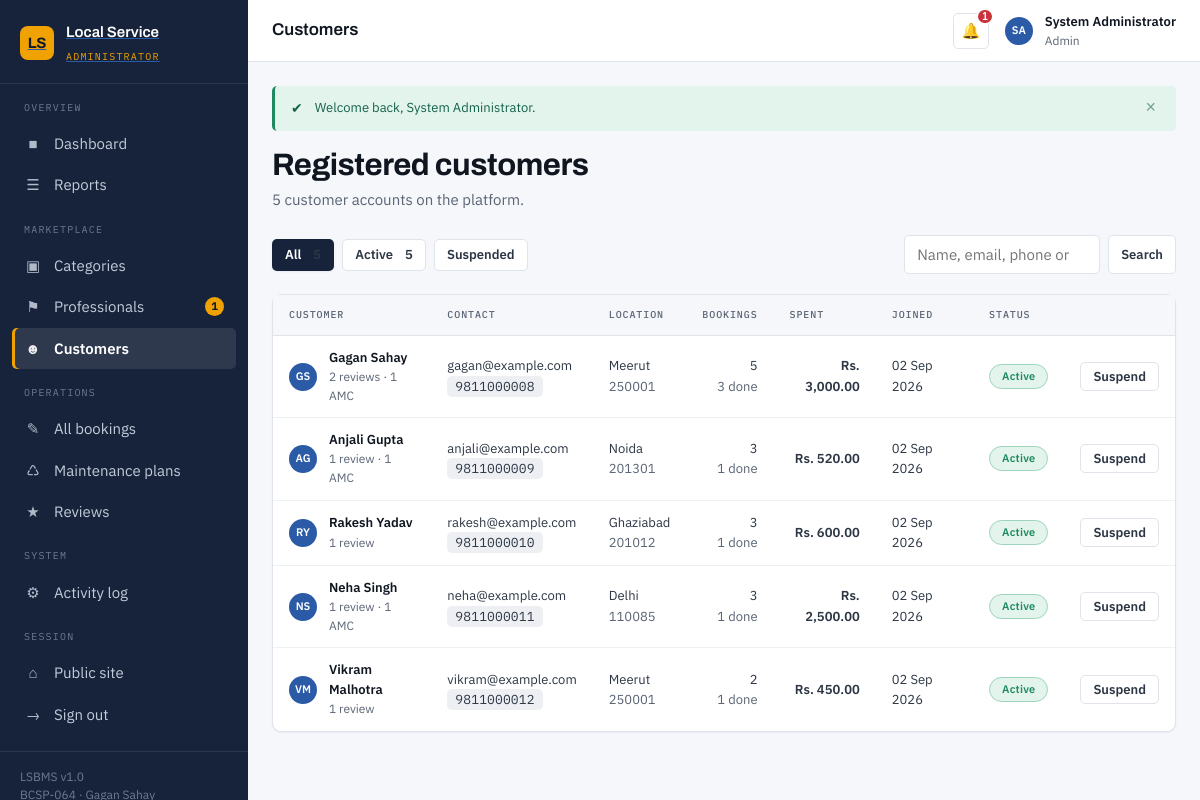
The page /admin/users.php (signed in) on the database its author committed.
### tables this page shows
CREATE TABLE users (
    user_id        INT UNSIGNED  NOT NULL AUTO_INCREMENT,
    full_name      VARCHAR(100)  NOT NULL,
    email          VARCHAR(150)  NOT NULL,
    password_hash  VARCHAR(255)  NOT NULL  COMMENT 'bcrypt output of password_hash(); never plaintext',
    phone          VARCHAR(15)   NOT NULL,
    address        VARCHAR(255)      NULL,
    city           VARCHAR(60)       NULL,
    pincode        VARCHAR(6)        NULL,
    profile_photo  VARCHAR(255)      NULL  COMMENT 'Relative path under assets/uploads/',
    role           ENUM('customer','provider','admin') NOT NULL DEFAULT 'customer',
    status         ENUM('active','suspended')          NOT NULL DEFAULT 'active',
    created_at     DATETIME      NOT NULL DEFAULT CURRENT_TIMESTAMP,
    updated_at     DATETIME      NOT NULL DEFAULT CURRENT_TIMESTAMP ON UPDATE CURRENT_TIMESTAMP,

    PRIMARY KEY (user_id),
    UNIQUE  KEY uq_users_email (email),
    KEY     idx_users_role     (role),
    KEY     idx_users_city     (city)
);

### admin/users.php (the view, shortened to what this page needs)
<?php
$pdo = db();
$filter  = get('status', 'all');
$keyword = get('q');
$tabs = ['all' => 'All', 'active' => 'Active', 'suspended' => 'Suspended'];
$where  = ["u.role = 'customer'"];
$params = [];
$whereSql = 'WHERE ' . implode(' AND ', $where);
$counts = ['all' => 0];
foreach ($pdo->query(
    "SELECT status, COUNT(*) AS n FROM users WHERE role = 'customer' GROUP BY status"
)->fetchAll() as $row) {
    $counts[$row['status']] = (int) $row['n'];
    $counts['all'] += (int) $row['n'];
}
$page       = max(1, get_int('page', 1));
$countStmt  = $pdo->prepare("SELECT COUNT(*) FROM users u $whereSql");
$countStmt->execute($params);
$totalRows  = (int) $countStmt->fetchColumn();
$totalPages = (int) ceil($totalRows / RECORDS_PER_PAGE);
$page       = $totalPages > 0 ? min($page, $totalPages) : 1;
$offset     = ($page - 1) * RECORDS_PER_PAGE;
$sql = "SELECT u.*,
               (SELECT COUNT(*) FROM bookings b WHERE b.user_id = u.user_id) AS bookings,
               (SELECT COUNT(*) FROM bookings b WHERE b.user_id = u.user_id
                  AND b.status = 'completed')                                AS completed,
               (SELECT COALESCE(SUM(b.final_cost), 0) FROM bookings b
                 WHERE b.user_id = u.user_id AND b.status = 'completed')     AS spent,
               (SELECT COUNT(*) FROM maintenance_contracts mc
                 WHERE mc.user_id = u.user_id AND mc.status = 'active')      AS contracts,
               (SELECT COUNT(*) FROM feedback f WHERE f.user_id = u.user_id) AS reviews
          FROM users u
          $whereSql
         ORDER BY u.created_at DESC
         LIMIT " . (int) RECORDS_PER_PAGE . " OFFSET " . (int) $offset;
$stmt = $pdo->prepare($sql);
$stmt->execute($params);
$customers = $stmt->fetchAll();
include __DIR__ . '/../includes/header.php';
?>
<div style="display:flex;gap:var(--sp-3);flex-wrap:wrap;align-items:center;margin-bottom:var(--sp-5)">
    <div class="btn-row">
        <?php foreach ($tabs as $key => $label): ?>
            <a class="btn <?= $filter === $key ? 'btn--primary' : 'btn--outline' ?> btn--sm"
               href="users.php?status=<?= e($key) ?>">
                <?= e($label) ?>
                <?php if (!empty($counts[$key])): ?>
                    <span class="ref" style="background:none;padding:0 0 0 4px"><?= (int) $counts[$key] ?></span>
                <?php endif; ?>
            </a>
        <?php endforeach; ?>
    </div>
    <form method="get" action="users.php" style="display:flex;gap:var(--sp-2);margin-left:auto">
        <input class="input" type="search" name="q" value="<?= e($keyword) ?>"
               placeholder="Name, email, phone or city" style="max-width:260px">
        <button class="btn btn--outline btn--sm" type="submit">Search</button>
    </form>
</div>
<?php if (!$customers): ?>
    <div class="card">
        <div class="empty">
            <div class="empty__icon" aria-hidden="true">&#9787;</div>
            <h3>No customers match</h3>
            <p>Try a different tab, or clear the search.</p>
            <a class="btn btn--primary" href="users.php">Show all</a>
        </div>
    </div>
<?php else: ?>
    <section class="card">
        <div class="card__body card__body--flush">
            <div class="table-wrap">
                <table class="table">
                    <thead>
                        <tr>
                            <th>Customer</th><th>Contact</th><th>Location</th>
                            <th class="text-right">Bookings</th><th class="text-right">Spent</th>
                            <th>Joined</th><th>Status</th><th></th>
                        </tr>
                    </thead>
                    <tbody>
                    <?php foreach ($customers as $c): ?>
                        <tr>
                            <td>
                                <div class="person">
                                    <span class="avatar avatar--sm" aria-hidden="true"><?= e(initials($c['full_name'])) ?></span>
                                    <div>
                                        <div class="person__name"><?= e($c['full_name']) ?></div>
                                        <div class="person__meta">
                                            <?= (int) $c['reviews'] ?> review<?= (int) $c['reviews'] === 1 ? '' : 's' ?>
                                            <?php if ((int) $c['contracts'] > 0): ?>
                                                &middot; <?= (int) $c['contracts'] ?> AMC
                                            <?php endif; ?>
                                        </div>
                                    </div>
                                </div>
                            </td>
                            <td class="text-small">
                                <?= e($c['email']) ?><br>
                                <span class="ref"><?= e($c['phone']) ?></span>
                            </td>
                            <td class="text-small">
                                <?= e($c['city'] ?: '--') ?>
                                <?= $c['pincode'] ? '<br><span class="text-muted">' . e($c['pincode']) . '</span>' : '' ?>
                            </td>
                            <td class="text-right">
                                <?= (int) $c['bookings'] ?>
                                <br><span class="text-small text-muted"><?= (int) $c['completed'] ?> done</span>
                            </td>
                            <td class="text-right table__primary"><?= e(money($c['spent'])) ?></td>
                            <td class="text-small"><?= e(show_date($c['created_at'])) ?></td>
                            <td><?= status_badge($c['status']) ?></td>
                            <td class="text-right">
                                <form method="post" action="users.php?status=<?= e($filter) ?>">
                                    <button class="btn btn--outline btn--sm" type="submit"
                                            data-confirm="<?= $c['status'] === 'active'
                                                ? 'Suspend ' . e($c['full_name']) . '? They will not be able to sign in.'
                                                : 'Reinstate ' . e($c['full_name']) . '?' ?>">
                                        <?= $c['status'] === 'active' ? 'Suspend' : 'Reinstate' ?>
                                    </button>
                                </form>
                            </td>
                        </tr>
                    <?php endforeach; ?>
                    </tbody>
                </table>
            </div>
        </div>
    </section>
<?php endif; ?>
<?php include __DIR__ . '/../includes/footer.php'; ?>

### includes/functions.php (shortened to what this page needs)
<?php
function e($value): string
{
    return htmlspecialchars((string) ($value ?? ''), ENT_QUOTES | ENT_SUBSTITUTE, 'UTF-8');
}
function get(string $key, string $default = ''): string
{
    return isset($_GET[$key]) && is_scalar($_GET[$key])
        ? trim((string) $_GET[$key])
        : $default;
}
function get_int(string $key, int $default = 0): int
{
    $value = filter_input(INPUT_GET, $key, FILTER_VALIDATE_INT);
    return ($value === false || $value === null || $value < 0) ? $default : $value;
}
function render_flashes(): string
{
    $icons = ['success' => '&#10004;', 'error' => '&#10006;', 'warning' => '&#9888;', 'info' => '&#8505;'];
    $html  = '';
    foreach ($_SESSION['flash'] as $f) {
        $type  = in_array($f['type'], ['success', 'error', 'warning', 'info'], true) ? $f['type'] : 'info';
        $html .= '<div class="alert alert--' . $type . '" role="alert">'
               . '<span class="alert__icon">' . ($icons[$type] ?? '') . '</span>'
               . '<span class="alert__text">' . e($f['message']) . '</span>'
               . '<button type="button" class="alert__close" aria-label="Dismiss">&times;</button>'
               . '</div>';
    }
    return $html;
}
function money($amount): string
{
    return CURRENCY . ' ' . number_format((float) $amount, 2);
}
function show_date(?string $date): string
{
    return $date ? date(DATE_FORMAT, strtotime($date)) : '--';
}
function status_badge(string $status): string
{
    $labels = [
        'pending'     => 'Pending',
        'confirmed'   => 'Confirmed',
        'in_progress' => 'In Progress',
        'completed'   => 'Completed',
        'cancelled'   => 'Cancelled',
        'rejected'    => 'Rejected',
        'active'      => 'Active',
        'suspended'   => 'Suspended',
        'verified'    => 'Verified',
        'expired'     => 'Expired',
        'scheduled'   => 'Scheduled',
        'due'         => 'Due',
        'missed'      => 'Missed',
        'paid'        => 'Paid',
        'refunded'    => 'Refunded',
    ];
    $label = $labels[$status] ?? ucfirst(str_replace('_', ' ', $status));
    return '<span class="badge badge--' . e($status) . '">' . e($label) . '</span>';
}
function initials(string $name): string
{
    $parts = preg_split('/\s+/', trim($name)) ?: [];
    $first = mb_substr($parts[0] ?? '', 0, 1);
    $last  = count($parts) > 1 ? mb_substr(end($parts), 0, 1) : '';
    return mb_strtoupper($first . $last);
}

### rows shown on the page
users: full_name "GS", full_name "Gagan Sahay", reviews "2", contracts "1", email "gagan@example.com", phone "9811000008", city "Meerut", pincode "250001", bookings "5", completed "3", spent "Rs. 3,000.00", created_at "02 Sep 2026", status "Active", shows "Suspend"
users: full_name "AG", full_name "Anjali Gupta", reviews "1", contracts "1", email "anjali@example.com", phone "9811000009", city "Noida", pincode "201301", bookings "3", completed "1", spent "Rs. 520.00", created_at "02 Sep 2026", status "Active", shows "Suspend"
users: full_name "RY", full_name "Rakesh Yadav", reviews "1", email "rakesh@example.com", phone "9811000010", city "Ghaziabad", pincode "201012", bookings "3", completed "1", spent "Rs. 600.00", created_at "02 Sep 2026", status "Active", shows "Suspend"
users: full_name "NS", full_name "Neha Singh", reviews "1", contracts "1", email "neha@example.com", phone "9811000011", city "Delhi", pincode "110085", bookings "3", completed "1", spent "Rs. 2,500.00", created_at "02 Sep 2026", status "Active", shows "Suspend"
users: full_name "VM", full_name "Vikram Malhotra", reviews "1", email "vikram@example.com", phone "9811000012", city "Meerut", pincode "250001", bookings "2", completed "1", spent "Rs. 450.00", created_at "02 Sep 2026", status "Active", shows "Suspend"

### other values the page prints
$roleLabels[$role] "ADMINISTRATOR"
$groupName "OVERVIEW"
$icon "■"
$label "Dashboard"
$icon "☰"
$label "Reports"
$groupName "MARKETPLACE"
$icon "▣"
$label "Categories"
$icon "⚑"
$label "Professionals"
$count "1"
$icon "☻"
$label "Customers"
$groupName "OPERATIONS"
